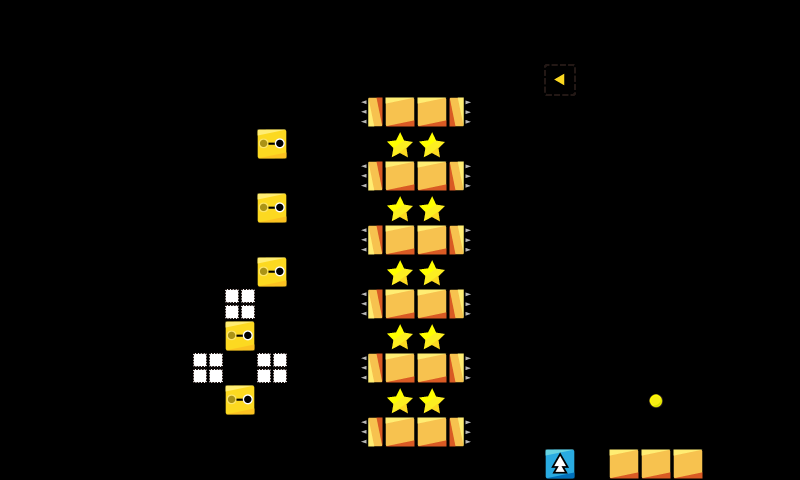

The image is a tile-based game level rendered from a .tmx file. Its description and source (layers, tilesets, objects; grid data summarised) follow:
An orthogonal 25x15 tile map with 32x32 px tiles, 1 tile layer (map).

<map version="1.0" orientation="orthogonal" renderorder="right-down" width="25" height="15" tilewidth="32" tileheight="32" nextobjectid="7">
 <properties>
  <property name="ad" value="false" />
 </properties>
 <tileset firstgid="1" name="map_tiles" tilewidth="32" tileheight="32">
  <image source="../../img/map_tiles.png" width="480" height="480" />
 </tileset>
 <layer name="map" width="25" height="15">
  <data>[375 cells, 48 non-empty, 8 distinct tile ids]</data>
 </layer>
 <objectgroup name="Object Layer 1" />
</map>
